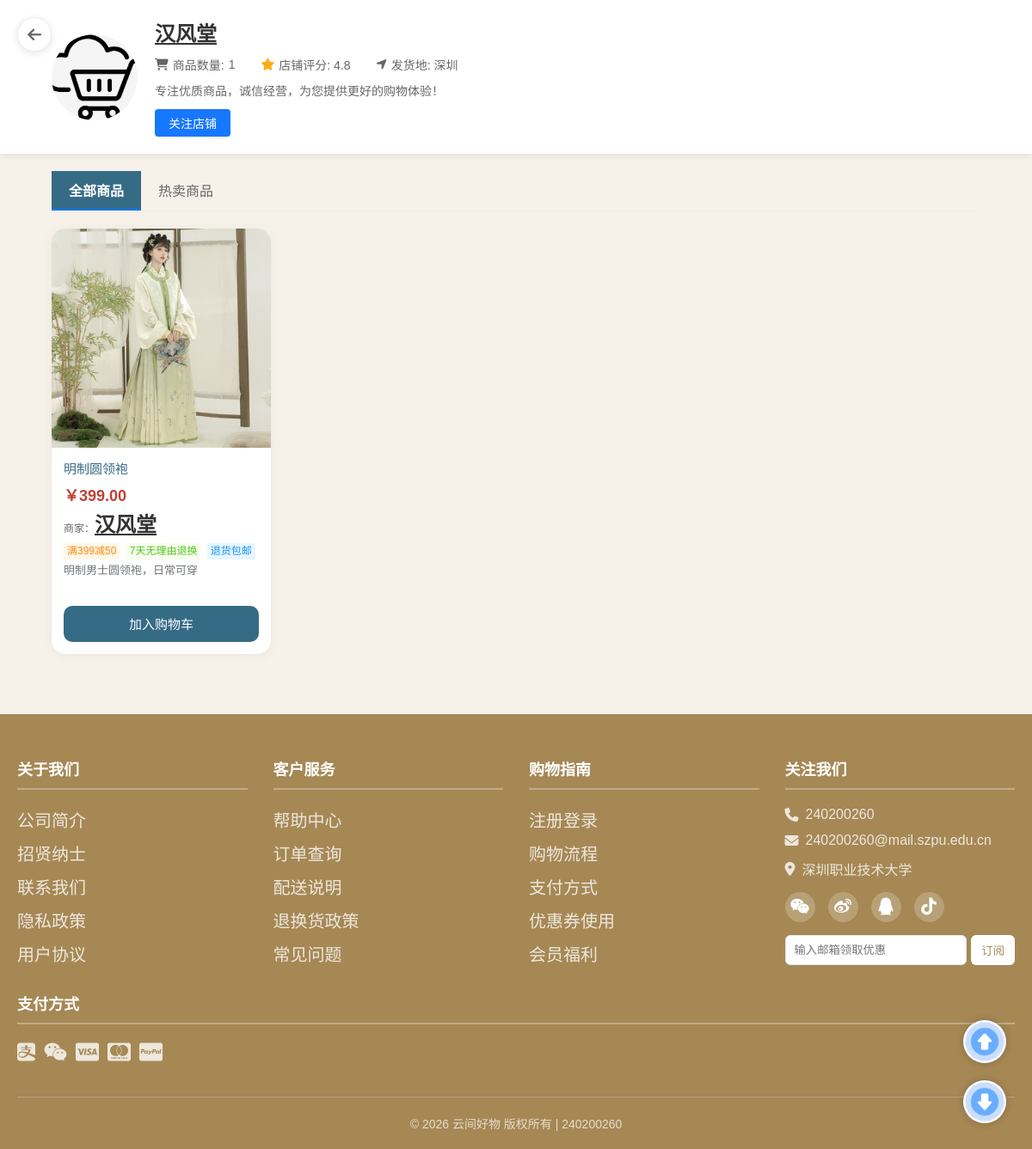
Screenshot of /shopping/seller.php?name=汉风堂 with the database file from the repository.
### tables this page shows
CREATE TABLE `clothes` (
  `id` int(11) NOT NULL AUTO_INCREMENT,
  `code` varchar(20) NOT NULL COMMENT '产品编码',
  `name` varchar(50) NOT NULL COMMENT '产品名称',
  `price` decimal(10,2) NOT NULL COMMENT '价格',
  `description` varchar(200) DEFAULT '' COMMENT '产品描述',
  `type` varchar(10) NOT NULL COMMENT '类型：国风/日常',
  `seller` varchar(50) DEFAULT '云间好物官方旗舰店' COMMENT '商家名称',
  `coupon_info` varchar(100) DEFAULT '无优惠券' COMMENT '优惠券信息',
  `service` varchar(100) DEFAULT '7天无理由退换' COMMENT '服务说明',
  `return_free_shipping` tinyint(1) DEFAULT '1' COMMENT '退货包邮 1=是 0=否',
  `sales_count` int(11) DEFAULT '0',
  `sales_money` decimal(10,2) DEFAULT '0.00',
  `last_update` datetime DEFAULT NULL,
  PRIMARY KEY (`id`),
  UNIQUE KEY `code` (`code`)
);

### shopping/seller.php (the view, shortened to what this page needs)
<?php
include "db_conn.php";
$sellerName = "";
if (isset($_GET['name']) && !empty($_GET['name'])) {
    $sellerName = trim(urldecode($_GET['name']));
}
$loginSellerName = '';
$isMyShop = false;
$showShopName = "";
if ($isMyShop) {
    $showShopName = $loginSellerName;
} else {
    $showShopName = $sellerName;
}
?>
<!DOCTYPE html>
<html lang="zh-CN">
<head>
  <link rel="stylesheet" href="css/index.css">
  <link rel="stylesheet" href="https://cdn.bootcdn.net/ajax/libs/font-awesome/6.4.0/css/all.min.css">
  <link rel="stylesheet" href="css/seller.css">
</head>
<body>
  <div class="seller-header">
    <div class="seller-header-container">
      <div class="back-btn">
        <i class="fas fa-arrow-left"></i>
      </div>
      <div class="seller-avatar">
        <img src="public/cloud.png" alt="商家头像">
      </div>
      <div class="seller-info">
        <h2 class="seller-name" id="sellerName"></h2>
        <div class="seller-meta">
          <span><i class="fas fa-shopping-cart"></i> 商品数量: <span id="goodsCount">0</span></span>
          <span><i class="fas fa-star" style="color:#faad14"></i> 店铺评分: 4.8</span>
          <span><i class="fas fa-location-arrow"></i> 发货地: 深圳</span>
        </div>
        <div class="seller-desc" id="sellerDesc">
          专注优质商品，诚信经营，为您提供更好的购物体验！
        </div>
        <button class="seller-btn" id="followShopBtn" onclick="toggleFollowShop()">关注店铺</button>
      </div>
    </div>
  </div>
  <div class="seller-tabs">
    <div class="seller-tab active" onclick="showTab('all')">全部商品</div>
    <div class="seller-tab" onclick="showTab('hot')">热卖商品</div>
  </div>
  <div class="seller-goods" id="sellerGoodsList">
    <?php
      $tables = ['clothes', 'shoes_bags', 'fruits', 'daily_goods'];
      $allGoods = [];
      foreach ($tables as $table) {
          $sql = "SELECT * FROM $table WHERE seller = '$sellerName'";
          $result = mysqli_query($conn, $sql);
          while ($row = mysqli_fetch_array($result)) {
              $row['_table'] = $table;
              $allGoods[] = $row;
          }
      }
      if (empty($allGoods)) {
          echo "<div class='no-goods'>该商家暂无商品</div>";
      } else {
          foreach ($allGoods as $row) {
              $code = $row['code'];
              $price = $row['price'];
              $name = $row['name'];
              $description = $row['description'];
              $dbSeller = $row['seller'];
              $coupon = $row['coupon_info'];
              $service = $row['service'];
              $ret = $row['return_free_shipping'] ? '退货包邮' : '退货不包邮';
              echo "
              <div class='item' onclick='openModal(\"{$code}\",\"{$name}\",\"{$price}\",\"{$description}\",\"{$dbSeller}\",\"{$coupon}\",\"{$service}\",\"{$ret}\")'>
                <div class='item-img'>
                    <img src='img/{$code}.jpg' alt=''>
                </div>
                <div class='item-content'>
                  <div class='item-name'>{$name}</div>
                  <div class='item-price'>￥{$price}</div>
                  <div class='item-extra'>
                    商家：<span class='seller-name' onclick='event.stopPropagation(); gotoSeller(\"{$dbSeller}\")'>{$showShopName}</span>
                  </div>
                  <div class='item-extra'>
                    <span class='tag-coupon'>{$coupon}</span>
                    <span class='tag-service'>{$service}</span>
                    <span class='tag-return'>{$ret}</span>
                  </div>
                  <div class='item-info'>{$description}</div>
                </div>
                <div class='item-btn' onclick='event.stopPropagation(); addToCart(this, \"{$code}\",\"{$name}\",{$price},\"{$description}\")'>加入购物车</div>
                <div class='quantity'>
                  <button onclick='event.stopPropagation(); changeQty(this,-1,{$price})'>-</button>
                  <span>0</span>
                  <button onclick='event.stopPropagation(); changeQty(this,1,{$price})'>+</button>
                </div>
              </div>
              ";
          }
      }
    ?>
  </div>
  <div class="top" onclick="goTop()">
    <img src="public/up.png" alt="">
  </div>
  <div class="bottom" onclick="goBottom()">
    <img src="public/down.png" alt="">
  </div>
  <footer class="footer">
    <div class="footer-container">
      <div class="footer-col">
        <h4>关于我们</h4>
        <ul>
          <li><a href="#">公司简介</a></li>
          <li><a href="#">招贤纳士</a></li>
          <li><a href="#">联系我们</a></li>
          <li><a href="#">隐私政策</a></li>
          <li><a href="#">用户协议</a></li>
        </ul>
      </div>
      <div class="footer-col">
        <h4>客户服务</h4>
        <ul>
          <li><a href="#">帮助中心</a></li>
          <li><a href="#">订单查询</a></li>
          <li><a href="#">配送说明</a></li>
          <li><a href="#">退换货政策</a></li>
          <li><a href="#">常见问题</a></li>
        </ul>
      </div>
      <div class="footer-col">
        <h4>购物指南</h4>
        <ul>
          <li><a href="#">注册登录</a></li>
          <li><a href="#">购物流程</a></li>
          <li><a href="#">支付方式</a></li>
          <li><a href="#">优惠券使用</a></li>
          <li><a href="#">会员福利</a></li>
        </ul>
      </div>
      <div class="footer-col">
        <h4>关注我们</h4>
        <div class="contact-info">
          <p><i class="fas fa-phone"></i> 240200260</p>
          <p><i class="fas fa-envelope"></i> 240200260@mail.szpu.edu.cn</p>
          <p><i class="fas fa-map-marker-alt"></i> 深圳职业技术大学</p>
        </div>
        <div class="social-icons">
          <a href="#"><i class="fab fa-weixin"></i></a>
          <a href="#"><i class="fab fa-weibo"></i></a>
          <a href="#"><i class="fab fa-qq"></i></a>
          <a href="#"><i class="fab fa-tiktok"></i></a>
        </div>
        <div class="subscribe">
          <input type="email" placeholder="输入邮箱领取优惠">
          <button>订阅</button>
        </div>
      </div>
    </div>
    <div class="footer-container payment">
      <div class="footer-col">
        <h4>支付方式</h4>
        <div class="payment-icons">
          <i class="fab fa-alipay"></i>
          <i class="fab fa-weixin"></i>
          <i class="fab fa-cc-visa"></i>
          <i class="fab fa-cc-mastercard"></i>
          <i class="fab fa-cc-paypal"></i>
        </div>
      </div>
    </div>
    <div class="copyright">
      <p>© 2026 云间好物 版权所有 | 240200260</p>
    </div>
  </footer>
</body>
</html>

### shopping/css/index.css (style rules this page uses)
* { padding: 0; margin: 0; box-sizing: border-box; font-family: "Microsoft YaHei", "宋体", sans-serif; }
:root { --gufeng-main: #366B86; --gufeng-red: #C04136; --gufeng-bg: #F6F1E9; --gufeng-gray: #707478; --gufeng-wood: #A68855; --white: #ffffff; }
body { background-color: var(--gufeng-bg); color: #333; }
a { font-size: 20px; text-decoration: none; color: #C04136; }
.active { color: white !important; background-color: var(--gufeng-main) !important; }
.item { width: 260px; background: var(--white); border-radius: 16px; box-shadow: 0 2px 12px rgba(112, 116, 120, 0.08); transition: transform 0.25s ease; overflow: hidden; cursor: pointer; }
.item-img { width: 100%; aspect-ratio: 1/1; overflow: hidden; position: relative; }
.item-img img { width: 100%; height: 100%; object-fit: cover; }
.item-content { padding: 14px; }
.item-name { font-size: 15px; color: var(--gufeng-main); margin-bottom: 6px; line-height: 1.4; }
.item-price { font-size: 18px; color: var(--gufeng-red); font-weight: bold; margin-bottom: 6px; }
.item-info { font-size: 13px; color: var(--gufeng-gray); line-height: 1.4; height: 36px; overflow: hidden; }
.item-btn { margin: 0 14px 14px; background-color: var(--gufeng-main); color: white; border-radius: 10px; cursor: pointer; height: 42px; display: flex; justify-content: center; align-items: center; font-size: 15px; transition: 0.2s; }
.footer { background-color: var(--gufeng-wood); color: #fff; padding: 50px 20px 20px; margin-top: 50px; }
.footer-container { max-width: 1200px; margin: 0 auto; display: grid; grid-template-columns: repeat(auto-fit, minmax(220px, 1fr)); gap: 30px; }
.footer-col h4 { font-size: 18px; margin-bottom: 20px; padding-bottom: 10px; border-bottom: 2px solid rgba(255,255,255,0.3); color: #fff; }
.footer-col ul { list-style: none; }
.footer-col ul li { margin-bottom: 10px; }
.footer-col ul li a { color: rgba(255,255,255,0.8); text-decoration: none; transition: 0.3s; }
.contact-info p { color: rgba(255,255,255,0.8); margin-bottom: 12px; display: flex; align-items: center; gap: 8px; }
.social-icons { display: flex; gap: 15px; margin-top: 15px; }
.social-icons a { width: 35px; height: 35px; background: rgba(255,255,255,0.2); border-radius: 50%; display: flex; align-items: center; justify-content: center; color: #fff; text-decoration: none; transition: 0.3s; }
.subscribe { margin-top: 15px; display: flex; gap: 5px; }
.subscribe input { flex: 1; padding: 8px 10px; border: 1px solid #dce8f7; outline: none; border-radius: 6px; }
.subscribe button { padding: 8px 12px; background: #fff; color: var(--gufeng-wood); border: none; border-radius: 6px; cursor: pointer; transition: 0.3s; }
.payment { margin-top: 20px; }
.payment-icons { display: flex; gap: 10px; font-size: 24px; color: rgba(255,255,255,0.8); }
.copyright { text-align: center; margin-top: 40px; padding-top: 20px; border-top: 1px solid rgba(255,255,255,0.2); color: rgba(255,255,255,0.7); font-size: 14px; }
.top img { width: 50px; height: 50px; }
.bottom img { width: 50px; height: 50px; }
.top,.bottom { position: fixed; right: 30px; width: 50px; height: 50px; border-radius: 50%; background: #fff; box-shadow: 0 0 10px rgba(0,0,0,0.2); display: flex; align-items: center; justify-content: center; cursor: pointer; z-index: 999; transition: all 0.3s; }
.top { bottom: 100px; }
.bottom { bottom: 30px; }
html { scroll-behavior: smooth; }
.top,.bottom { position: fixed; right: 30px; width: 50px; height: 50px; border-radius: 50%; background: #fff; box-shadow: 0 0 10px rgba(0,0,0,0.2); display: flex; align-items: center; justify-content: center; cursor: pointer; z-index: 999; }
.item-extra { font-size: 12px; color: #666; margin: 4px 0; line-height: 1.4; }
.seller-name { color: #1677ff; font-weight: bold; cursor: pointer; text-decoration: underline; }
.tag-coupon { background: #fff7e6; color: #fa8c16; padding: 1px 4px; border-radius: 2px; margin-right: 4px; display: inline-block; }
.tag-service { background: #f6ffed; color: #52c41a; padding: 1px 4px; border-radius: 2px; margin-right: 4px; display: inline-block; }
.tag-return { background: #e6f7ff; color: #1890ff; padding: 1px 4px; border-radius: 2px; display: inline-block; }

### rows the page displays
clothes: code (picture), name "明制圆领袍", price "399.00", coupon_info "满399减50", service "7天无理由退换", return_free_shipping "退货包邮", description "明制男士圆领袍，日常可穿"
